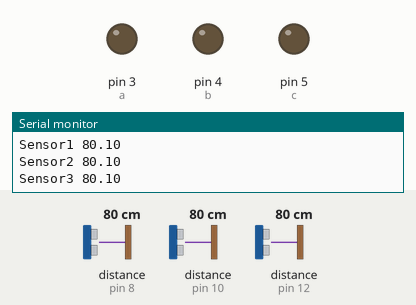
Bench run of a sketch on a simulated Arduino Uno, built with avr-gcc and run on an emulated ATmega328P. Parts: output pins drawn as LEDs (lit = HIGH), the last lines printed to the serial monitor. Wiring (inferred from the names in the program): 3 × ultrasonic range finder: trigger pin 9, echo pin 8 / trigger pin 11, echo pin 10 / trigger pin 13, echo pin 12. The inputs (shaded band) are chosen by the test bench; at power-on: distance to the obstacle (sensors on pin 8, pin 10, pin 12) 80 cm. The echo pulse lasts 58.3 µs per cm; pins used as bus, display or sensor lines are not drawn.

Above: at 1.3 s.
1.4 s: distance to the obstacle (sensor on pin 8) set to 55 cm
2.9 s: distance to the obstacle (sensor on pin 8) set to 46 cm
At 3.8 s:
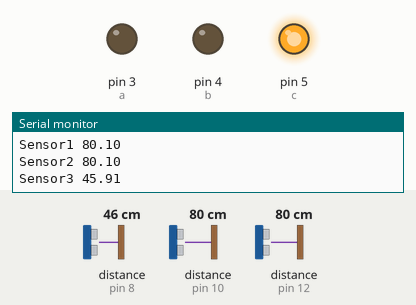
4.6 s: distance to the obstacle (sensor on pin 10) set to 55 cm
6.1 s: distance to the obstacle (sensor on pin 10) set to 46 cm
At 6.7 s:
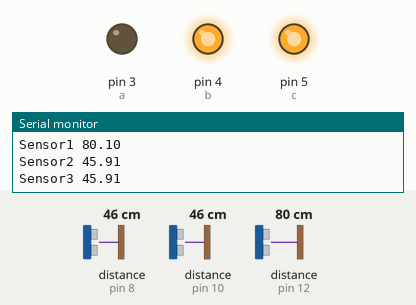
7.6 s: distance to the obstacle (sensor on pin 12) set to 56 cm
9.1 s: distance to the obstacle (sensor on pin 12) set to 46 cm
At 10.5 s:
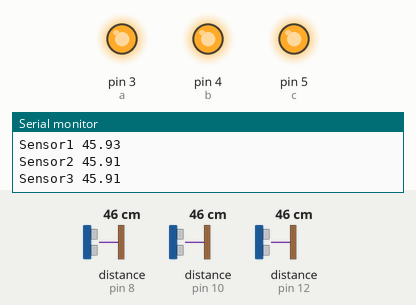
Timing chart, 0 to 11.7 s (numbered marks = the images above; inputs shaded):
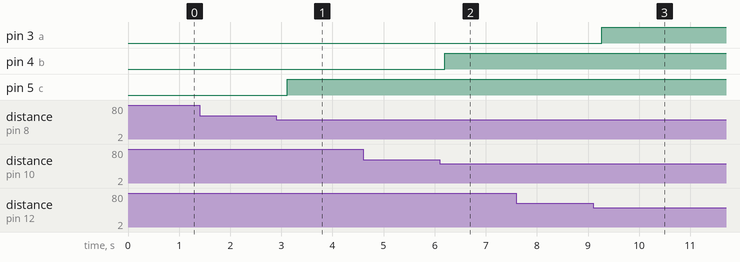

Measured:
- the behaviour switches between 51 and 50 cm on distance to the obstacle (sensor on pin 8) (found by bisection; images 0 and 1)
- the behaviour switches between 51 and 50 cm on distance to the obstacle (sensor on pin 10) (found by bisection; images 1 and 2)
- the behaviour switches between 51 and 50 cm on distance to the obstacle (sensor on pin 12) (found by bisection; images 2 and 3)
- after the input at 2.9 s, pin 5 (c): LOW → HIGH after 0.21 s
- after the input at 6.1 s, pin 4 (b): LOW → HIGH after 0.10 s
- after the input at 9.1 s, pin 3 (a): LOW → HIGH after 0.17 s

The sketch:

senzori.ino
```cpp
int s1trigPin = 13;
int s1echoPin = 12;
int s2trigPin = 11;
int s2echoPin = 10;
int s3trigPin = 9;
int s3echoPin = 8;

int a=3;
int b=4;
int c=5;


void setup() {
Serial.begin(9600);

pinMode(s1trigPin, OUTPUT);
pinMode(s1echoPin, INPUT);
  pinMode(s2trigPin, OUTPUT);
pinMode(s2echoPin, INPUT);
  pinMode(s3trigPin, OUTPUT);
pinMode(s3echoPin, INPUT);

pinMode(a,OUTPUT);
pinMode(b,OUTPUT);
pinMode(c,OUTPUT);

Serial.begin(9600);
}

void loop() {
  //1
  digitalWrite(s1trigPin, HIGH);
  delayMicroseconds(10);
  digitalWrite(s1trigPin, LOW);
  long s1pulseLength = pulseIn(s1echoPin, HIGH);
  //2
  digitalWrite(s2trigPin, HIGH);
  delayMicroseconds(10);
  digitalWrite(s2trigPin, LOW);
  long s2pulseLength = pulseIn(s2echoPin, HIGH);
  //3
  digitalWrite(s3trigPin, HIGH);
  delayMicroseconds(10);
  digitalWrite(s3trigPin, LOW);
  long s3pulseLength = pulseIn(s3echoPin, HIGH);

  double s1distance = s1pulseLength / 58.0;
  double s2distance = s2pulseLength / 58.0;
  double s3distance = s3pulseLength / 58.0;


  if(s1distance<50)
  {
    digitalWrite(a,HIGH);

  }
  else
  {
    digitalWrite(a,LOW);
  }
  if(s2distance<50)
  {
    digitalWrite(b,HIGH);
  }
  else
  {
    digitalWrite(b,LOW);
  }
  if(s3distance<50)
  {
    digitalWrite(c,HIGH);
  }
  else
  {
    digitalWrite(c,LOW);
  }

Serial.print("Sensor1 "),Serial.println(s1distance);
Serial.print("Sensor2 "),Serial.println(s2distance);
Serial.print("Sensor3 "),Serial.println(s3distance);
Serial.println();
delay(500);
}
```
